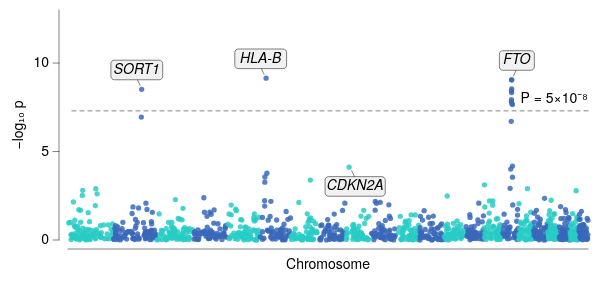

This figure's Vega-Lite source:
### Vega-Lite specification from a JSON file in a GitHub repository (floating-point values rounded to 4 significant figures; data arrays with more than 128 entries replaced by an {"elided": "..."} marker saying what was removed)
{"background": null, "config": {"arc": {"fill": "#DBDBDB", "fillOpacity": 1.0, "innerRadius": 28.75, "padAngle": 0.03, "stroke": "black", "strokeOpacity": 1, "strokeWidth": 0.25}, "area": {"fill": "#DBDBDB", "fillOpacity": 1.0, "stroke": "black", "strokeOpacity": 1, "strokeWidth": 0.25}, "axis": {"domain": true, "domainCap": "round", "domainColor": "black", "domainWidth": 0.25, "grid": false, "gridCap": "round", "gridColor": "#F1F1F1", "gridDash": [0, 0], "gridOpacity": 1.0, "gridWidth": 0.25, "labelColor": "black", "labelFont": "Helvetica Neue, HelveticaNeue, Helvetica, Arial, sans-serif", "labelFontSize": 7, "labelFontStyle": "normal", "labelFontWeight": 400, "offset": 4.5, "ticks": true, "tickCap": "round", "tickColor": "black", "tickRound": false, "tickSize": 3, "tickWidth": 0.25, "titleColor": "black", "titleFont": "Helvetica Neue, HelveticaNeue, Helvetica, Arial, sans-serif", "titleFontSize": 7, "titleFontStyle": "normal", "titleFontWeight": 400}, "axisX": {"domain": true, "labelAlign": "center", "labelAngle": 0, "labels": true, "ticks": true, "translate": 0}, "axisY": {"domain": true, "labelAlign": "right", "labelAngle": 0, "labels": true, "ticks": true, "translate": 0}, "axisRight": {"domain": true, "labelAlign": "left", "labelAngle": 0, "labels": true, "ticks": true, "translate": 0}, "axisTop": {"domain": true, "labelAlign": "center", "labelAngle": 0, "labels": true, "ticks": true, "translate": 0}, "axisBand": {"tickOffset": 0}, "bar": {"fill": "#DBDBDB", "fillOpacity": 1.0, "stroke": "black", "strokeOpacity": 1, "strokeWidth": 0.25}, "boxplot": {"size": 10.35, "ticks": {"cornerRadius": 0.25, "fill": "black", "opacity": 1, "size": 5.175, "thickness": 0.25}, "box": {"fillOpacity": 1.0, "stroke": "black", "strokeOpacity": 1, "strokeWidth": 0.25}, "median": {"cornerRadius": 0, "fill": "black", "fillOpacity": 1.0, "opacity": 1, "size": 10.35, "thickness": 0.25}, "rule": {"fill": "black", "fillOpacity": 1.0, "size": 11.5, "stroke": "black", "strokeDash": [0, 0], "strokeOpacity": 1, "strokeWidth": 0.25}, "outliers": {"color": "black", "fill": "black", "fillOpacity": 1.0, "size": 0, "stroke": "black", "strokeOpacity": 1, "strokeWidth": 0.25}}, "circle": {"fill": "black", "fillOpacity": 1.0, "size": 1.438, "stroke": null, "strokeOpacity": 1, "strokeWidth": 0.25}, "errorband": {"band": {"fillOpacity": 0.6, "stroke": null, "strokeWidth": 0.25, "strokeOpacity": 1}, "borders": {"opacity": 0, "strokeOpacity": 0.25, "strokeWidth": 1}}, "errorbar": {"opacity": 1, "rule": {"strokeDash": [0, 0], "strokeWidth": 0.25}, "ticks": {"color": "black", "cornerRadius": 0.125, "opacity": 1, "size": 6.9, "thickness": 0.25}, "thickness": 0.25}, "font": "Helvetica Neue, HelveticaNeue, Helvetica, Arial, sans-serif", "geoshape": {"fill": "#DBDBDB", "fillOpacity": 1.0, "stroke": "black", "strokeOpacity": 1, "strokeWidth": 0.25}, "header": {"labelColor": "black", "labelFont": "Helvetica Neue, HelveticaNeue, Helvetica, Arial, sans-serif", "labelFontSize": 7, "labelFontStyle": "normal", "labelFontWeight": 400, "titleColor": "black", "titleFont": "Helvetica Neue, HelveticaNeue, Helvetica, Arial, sans-serif", "titleFontSize": 7, "titleFontStyle": "normal", "titleFontWeight": 400, "titlePadding": 0}, "legend": {"disable": false, "offset": 4.5, "titlePadding": 4, "labelOffset": 2, "gradientLabelOffset": 2, "gradientLength": 57.5, "gradientThickness": 5.75, "gradientOpacity": 1.0, "gradientStrokeColor": "black", "gradientStrokeWidth": 0.25, "labelColor": "black", "labelFont": "Helvetica Neue, HelveticaNeue, Helvetica, Arial, sans-serif", "labelFontSize": 7, "labelFontStyle": "normal", "labelFontWeight": 400, "strokeColor": "black", "strokeWidth": 0, "symbolSize": 42, "symbolStrokeColor": "black", "symbolStrokeWidth": 0.25, "titleColor": "black", "titleFont": "Helvetica Neue, HelveticaNeue, Helvetica, Arial, sans-serif", "titleFontSize": 7, "titleFontStyle": "normal", "titleFontWeight": 400}, "line": {"color": "black", "stroke": "black", "strokeCap": "round", "strokeDash": [0, 0], "strokeOpacity": 1, "strokeWidth": 0.375}, "point": {"filled": true, "fill": "#DBDBDB", "fillOpacity": 1.0, "size": 5.75, "stroke": "black", "strokeOpacity": 1, "strokeWidth": 0.25}, "range": {"category": ["#5CA7B1", "#CDDEF3", "#B7B3E4", "#B3DAB5", "#F5E1B3", "#3D727B", "#8AA8D2", "#867DAC", "#80A988", "#CBB17A", "#204148", "#59719A", "#584C77", "#507B5F", "#9D824D"], "diverging": {"scheme": ["#C35082", "#CE6D94", "#D989A7", "#E2A4BA", "#EABFCE", "#F1DBE2", "#F6F6F6", "#D7E0EB", "#B9CBE0", "#9BB6D5", "#7DA1C9", "#5F8CBD", "#4177B1"]}, "heatmap": {"scheme": ["#32022B", "#43044D", "#4C196E", "#4D338C", "#484DA6", "#3A68BB", "#1D83CA", "#1D9CCB", "#23B5C9", "#28CDC5", "#4DE0B4", "#91EE9F"]}, "ordinal": {"scheme": ["#F1F1F1", "#DBDBDB", "#C6C6C6", "#B2B2B2", "#9D9D9D", "#898989", "#767676", "#636363", "#515151", "#404040", "#2F2F2F", "#1F1F1F"]}, "ramp": {"scheme": ["#32022B", "#43044D", "#4C196E", "#4D338C", "#484DA6", "#3A68BB", "#1D83CA", "#1D9CCB", "#23B5C9", "#28CDC5", "#4DE0B4", "#91EE9F"]}}, "rule": {"color": "black", "stroke": "black", "strokeCap": "round", "strokeDash": [2, 2], "strokeOpacity": 1, "strokeWidth": 0.25}, "scale": {"bandPaddingInner": 0.1, "bandPaddingOuter": 0.1, "round": false}, "rect": {"fill": "#DBDBDB", "fillOpacity": 1.0, "stroke": "black", "strokeOpacity": 1, "strokeWidth": 0.25}, "square": {"fill": "#DBDBDB", "fillOpacity": 1.0, "size": 11.5, "stroke": "black", "strokeOpacity": 1, "strokeWidth": 0.25}, "text": {"color": "black", "font": "Helvetica Neue, HelveticaNeue, Helvetica, Arial, sans-serif", "fontSize": 7, "fontStyle": "normal", "fontWeight": 400}, "tick": {"color": "black", "cornerRadius": 0.125, "opacity": 1.0, "size": 10.35, "thickness": 0.25}, "title": {"anchor": "middle", "frame": "group", "color": "black", "font": "Helvetica Neue, HelveticaNeue, Helvetica, Arial, sans-serif", "fontSize": 7, "fontStyle": "normal", "fontWeight": 400, "subtitleColor": "black", "subtitleFont": "Helvetica Neue, HelveticaNeue, Helvetica, Arial, sans-serif", "subtitleFontSize": "Helvetica Neue, HelveticaNeue, Helvetica, Arial, sans-serif", "subtitleFontStyle": "normal", "subtitleFontWeight": 400}, "trail": {"color": "black", "opacity": 1, "size": 0.375}, "view": {"continuousWidth": 260, "continuousHeight": 115, "discreteWidth": 260, "discreteHeight": 115, "fill": null, "stroke": null, "strokeWidth": 0.25}}, "layer": [{"data": {"name": "data-03186213ed5e726b81dd02ff130392d8"}, "mark": {"type": "circle", "opacity": 0.85, "size": 7}, "encoding": {"color": {"field": "parity", "legend": null, "scale": {"range": ["#3A68BB", "#28CDC5"]}, "type": "nominal"}, "x": {"axis": {"labels": false, "ticks": false}, "field": "pos", "title": "Chromosome", "type": "quantitative"}, "y": {"field": "logp", "scale": {"domain": [0, 13]}, "title": "−log₁₀ p", "type": "quantitative"}}}, {"layer": [{"data": {"values": [{"__dysonsphere__": 1}]}, "mark": {"type": "rule", "opacity": 1.0, "strokeDash": [2, 2]}, "encoding": {"y": {"datum": 7.3}}}, {"data": {"values": [{"__dysonsphere__": 1}]}, "mark": {"type": "text", "align": "right", "baseline": "bottom", "dx": 0, "dy": -3, "fontSize": 7}, "encoding": {"text": {"value": "P = 5×10⁻⁸"}, "x": {"value": 260}, "y": {"datum": 7.3}}}]}, {"layer": [{"data": {"values": [{"__dysonsphere__": 1}]}, "mark": {"type": "rule", "strokeDash": [0, 0]}, "encoding": {"x": {"datum": 399.0, "scale": {"domain": [0, 2875.0], "nice": false, "padding": 0, "zero": false}}, "x2": {"datum": 382.7}, "y": {"datum": 8.733, "scale": {"domain": [0, 13], "nice": false, "padding": 0, "zero": false}}, "y2": {"datum": 9.084}}}, {"data": {"values": [{"__dysonsphere__": 1}]}, "mark": {"type": "rect", "cornerRadius": 1.75, "fill": "#F1F1F1", "fillOpacity": 1.0, "height": 9.8, "stroke": "black", "strokeWidth": 0.25, "width": 25.9}, "encoding": {"x": {"datum": 380.4}, "xOffset": {"value": 0.0}, "y": {"datum": 9.61}, "yOffset": {"value": 0.0}}}, {"data": {"values": [{"__dysonsphere__": 1}]}, "mark": {"type": "text", "align": "center", "baseline": "middle", "fontSize": 7, "fontStyle": "italic"}, "encoding": {"text": {"value": "SORT1"}, "x": {"datum": 380.4}, "y": {"datum": 9.61}}}, {"data": {"values": [{"__dysonsphere__": 1}]}, "mark": {"type": "rule", "strokeDash": [0, 0]}, "encoding": {"x": {"datum": 1084.0}, "x2": {"datum": 1068.0}, "y": {"datum": 9.364}, "y2": {"datum": 9.715}}}, {"data": {"values": [{"__dysonsphere__": 1}]}, "mark": {"type": "rect", "cornerRadius": 1.75, "fill": "#F1F1F1", "fillOpacity": 1.0, "height": 9.8, "stroke": "black", "strokeWidth": 0.25, "width": 25.9}, "encoding": {"x": {"datum": 1065.0}, "xOffset": {"value": 0.0}, "y": {"datum": 10.24}, "yOffset": {"value": 0.0}}}, {"data": {"values": [{"__dysonsphere__": 1}]}, "mark": {"type": "text", "align": "center", "baseline": "middle", "fontSize": 7, "fontStyle": "italic"}, "encoding": {"text": {"value": "HLA-B"}, "x": {"datum": 1065.0}, "y": {"datum": 10.24}}}, {"data": {"values": [{"__dysonsphere__": 1}]}, "mark": {"type": "rule", "strokeDash": [0, 0]}, "encoding": {"x": {"datum": 1569.0}, "x2": {"datum": 1585.0}, "y": {"datum": 3.904}, "y2": {"datum": 3.553}}}, {"data": {"values": [{"__dysonsphere__": 1}]}, "mark": {"type": "rect", "cornerRadius": 1.75, "fill": "#F1F1F1", "fillOpacity": 1.0, "height": 9.8, "stroke": "black", "strokeWidth": 0.25, "width": 30.1}, "encoding": {"x": {"datum": 1588.0}, "xOffset": {"value": 0.0}, "y": {"datum": 3.027}, "yOffset": {"value": 0.0}}}, {"data": {"values": [{"__dysonsphere__": 1}]}, "mark": {"type": "text", "align": "center", "baseline": "middle", "fontSize": 7, "fontStyle": "italic"}, "encoding": {"text": {"value": "CDKN2A"}, "x": {"datum": 1588.0}, "y": {"datum": 3.027}}}, {"data": {"values": [{"__dysonsphere__": 1}]}, "mark": {"type": "rule", "strokeDash": [0, 0]}, "encoding": {"x": {"datum": 2463.0}, "x2": {"datum": 2479.0}, "y": {"datum": 9.269}, "y2": {"datum": 9.62}}}, {"data": {"values": [{"__dysonsphere__": 1}]}, "mark": {"type": "rect", "cornerRadius": 1.75, "fill": "#F1F1F1", "fillOpacity": 1.0, "height": 9.8, "stroke": "black", "strokeWidth": 0.25, "width": 17.5}, "encoding": {"x": {"datum": 2482.0}, "xOffset": {"value": 0.0}, "y": {"datum": 10.15}, "yOffset": {"value": 0.0}}}, {"data": {"values": [{"__dysonsphere__": 1}]}, "mark": {"type": "text", "align": "center", "baseline": "middle", "fontSize": 7, "fontStyle": "italic"}, "encoding": {"text": {"value": "FTO"}, "x": {"datum": 2482.0}, "y": {"datum": 10.15}}}]}], "$schema": "https://vega.github.io/schema/vega-lite/v6.4.1.json", "datasets": {"data-03186213ed5e726b81dd02ff130392d8": {"elided": "1213 records"}}}
